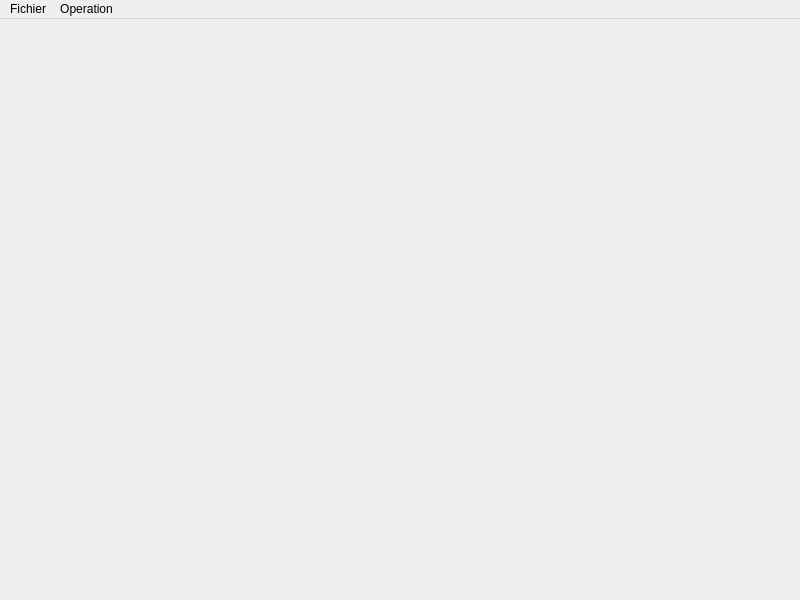
<?xml version="1.0" encoding="UTF-8"?>
<ui version="4.0">
 <class>MainWindow</class>
 <widget class="QMainWindow" name="MainWindow">
  <property name="geometry">
   <rect>
    <x>0</x>
    <y>0</y>
    <width>800</width>
    <height>600</height>
   </rect>
  </property>
  <property name="minimumSize">
   <size>
    <width>120</width>
    <height>100</height>
   </size>
  </property>
  <property name="windowTitle">
   <string>MainWindow</string>
  </property>
  <widget class="QWidget" name="centralwidget">
   <widget class="QLabel" name="label">
    <property name="geometry">
     <rect>
      <x>0</x>
      <y>0</y>
      <width>751</width>
      <height>341</height>
     </rect>
    </property>
    <property name="text">
     <string/>
    </property>
   </widget>
  </widget>
  <widget class="QMenuBar" name="menubar">
   <property name="geometry">
    <rect>
     <x>0</x>
     <y>0</y>
     <width>800</width>
     <height>21</height>
    </rect>
   </property>
   <widget class="QMenu" name="menuFichier">
    <property name="title">
     <string>Fichier</string>
    </property>
    <addaction name="actionOuvrir_une_image"/>
    <addaction name="actionFermer_l_image"/>
    <addaction name="actionEnregister_l_image"/>
   </widget>
   <widget class="QMenu" name="menuOperation">
    <property name="title">
     <string>Operation</string>
    </property>
    <addaction name="actionundo"/>
    <addaction name="actionPasser_en_gris"/>
    <addaction name="actionBinariser"/>
    <addaction name="actionAddition_image"/>
    <addaction name="actionSoustration_de_2_images"/>
    <addaction name="separator"/>
    <addaction name="actionDilater"/>
    <addaction name="action_roder"/>
    <addaction name="actionOuverture"/>
    <addaction name="actionFermeture"/>
    <addaction name="separator"/>
    <addaction name="actionSquel_tisation_Lantuejoul"/>
   </widget>
   <addaction name="menuFichier"/>
   <addaction name="menuOperation"/>
  </widget>
  <action name="actionOuvrir_une_image">
   <property name="text">
    <string>Ouvrir une image</string>
   </property>
  </action>
  <action name="actionPasser_en_gris">
   <property name="text">
    <string>Passer en gris</string>
   </property>
  </action>
  <action name="actionBinariser">
   <property name="text">
    <string>Binariser</string>
   </property>
  </action>
  <action name="action_roder">
   <property name="text">
    <string>Éroder</string>
   </property>
  </action>
  <action name="actionDilater">
   <property name="text">
    <string>Dilater</string>
   </property>
  </action>
  <action name="actionFermer_l_image">
   <property name="text">
    <string>Fermer l'image</string>
   </property>
  </action>
  <action name="actionEnregister_l_image">
   <property name="text">
    <string>Enregister l'image</string>
   </property>
  </action>
  <action name="actionAddition_image">
   <property name="text">
    <string>Addition de 2 images</string>
   </property>
  </action>
  <action name="actionSoustration_de_2_images">
   <property name="text">
    <string>Soustration de 2 images</string>
   </property>
  </action>
  <action name="actionOuverture">
   <property name="text">
    <string>Ouverture</string>
   </property>
  </action>
  <action name="actionFermeture">
   <property name="text">
    <string>Fermeture</string>
   </property>
  </action>
  <action name="actionAmincissement">
   <property name="text">
    <string>Amincissement</string>
   </property>
  </action>
  <action name="action_paissisement">
   <property name="text">
    <string>Épaissisement</string>
   </property>
  </action>
  <action name="actionSquel_tisation_Lantuejoul">
   <property name="text">
    <string>Squelettisation Lantuejoul</string>
   </property>
  </action>
  <action name="actionundo">
   <property name="text">
    <string>undo</string>
   </property>
  </action>
 </widget>
 <resources/>
 <connections/>
</ui>
